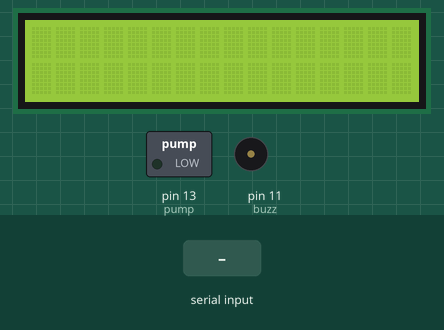
A sketch run on a simulated Arduino Uno, built with avr-gcc and run on an emulated ATmega328P. Shown: 16×2 character LCD, switched loads named in the sketch (green lamp = pin HIGH), buzzer (waves = sounding, pin HIGH). The test bench sets the inputs (shaded band). The modem accepts every AT command (registered, SIM ready, sends succeed) and sends nothing else.

Above: at 1.2 s.
1.3 s: "p" received over Serial
At 1.9 s:
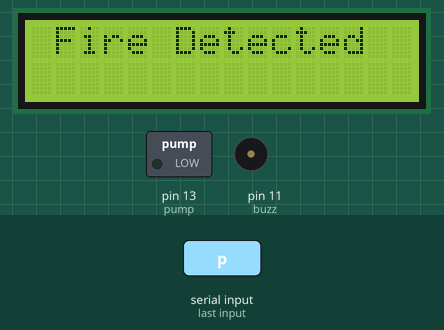
At 51.5 s:
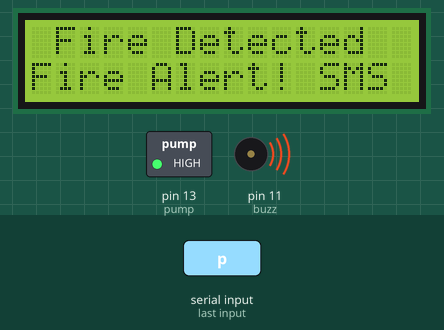
Timing chart, 0 to 52.3 s (numbered marks = the images above; inputs shaded):
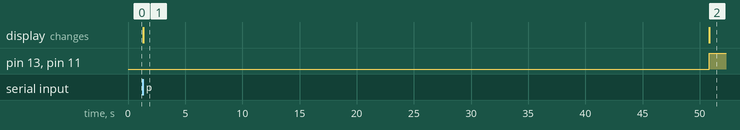

The sketch:

controller_code.ino
```cpp
#include <LiquidCrystal.h>
#include <SoftwareSerial.h>
LiquidCrystal lcd(7, 6, 5, 4, 3, 2);
SoftwareSerial mySerial(9,10); //(Rx,Tx)
int pump = 13;
int buzz = 11;
int res = 0;
int sms_count = 0;
unsigned long previous_time = 0; //In ms
const long interval = 30000; //In ms

void setup()
{
  pinMode(buzz, OUTPUT);
  pinMode(pump, OUTPUT);
  mySerial.begin(9600);
  Serial.begin(9600);
  lcd.begin(16, 2);
}

void loop()
{
  res = Serial.read();
  if (res == 'p' ) // Fire detected
  {
    lcd.clear();
    lcd.setCursor(0,0);
    lcd.print(" Fire Detected ");
    SetAlert();
    digitalWrite(buzz,HIGH);
    digitalWrite(pump, HIGH);
    delay(800);
  }
  if (res == 's' ) //No fire condition
  {
    lcd.clear();
    lcd.setCursor(0,0);
    lcd.print("Capturing Video...");
    digitalWrite(buzz, LOW);
    unsigned long current_time = millis();
    if ((unsigned long)(current_time - previous_time) >= interval)
    {
      digitalWrite(pump, LOW);
      previous_time = current_time;
    }
    sms_count=0;
    delay(5);
  }
}

void SetAlert()
{
  while (sms_count < 3) //Number of SMS Alerts to be sent
  {
    SendTextMessage(); // Function to send AT Commands to GSM module
  }
  lcd.setCursor(0, 1);
  lcd.print("Fire Alert! SMS Sent!");
}

void SendTextMessage()
{
  mySerial.println("AT+CMGF=1");    //To send SMS in Text Mode
  delay(2000);
  mySerial.println("AT+CMGS=\"+9197909*****\"\r"); // change to the phone number you using
  delay(2000);
  mySerial.println("Fire in the ROOM!");//the content of the message
  delay(200);
  mySerial.println((char)26);//the stopping character
  delay(5000);
  mySerial.println("AT+CMGS=\"+919847xxxxxx\"\r"); // change to the phone number you using
  delay(2000);
  mySerial.println("Fire in NEW ROOM!");//the content of the message
  delay(200);
  mySerial.println((char)26);//the message stopping character
  delay(5000);
  sms_count++;
}
```

Measured:
- after the input at 1.3 s, pin 13 (pump), pin 11 (buzz): LOW → HIGH after 49.5 s; the display: changes at once (image 1)
- what the display in image 1 shows lasts 49.5 s, from 1.3 s to 50.8 s
